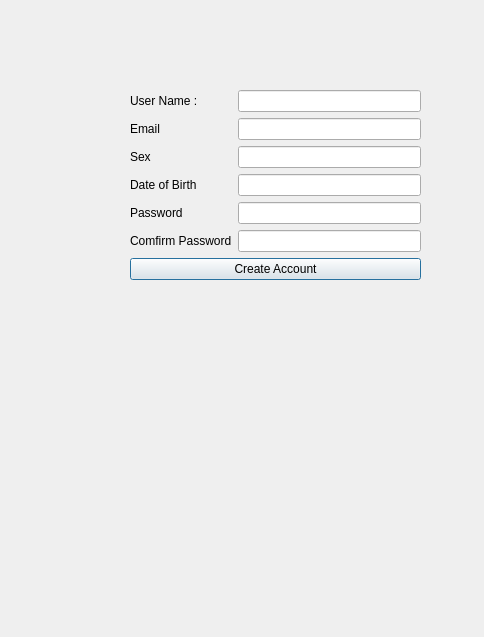
<?xml version="1.0" encoding="UTF-8"?>
<ui version="4.0">
 <class>Signup</class>
 <widget class="QDialog" name="Signup">
  <property name="geometry">
   <rect>
    <x>0</x>
    <y>0</y>
    <width>484</width>
    <height>637</height>
   </rect>
  </property>
  <property name="windowTitle">
   <string>Dialog</string>
  </property>
  <widget class="QWidget" name="formLayoutWidget">
   <property name="geometry">
    <rect>
     <x>130</x>
     <y>90</y>
     <width>291</width>
     <height>241</height>
    </rect>
   </property>
   <layout class="QFormLayout" name="formLayout_2">
    <item row="0" column="0">
     <widget class="QLabel" name="label">
      <property name="text">
       <string>User Name :</string>
      </property>
     </widget>
    </item>
    <item row="0" column="1">
     <widget class="QLineEdit" name="user_name"/>
    </item>
    <item row="1" column="0">
     <widget class="QLabel" name="label_3">
      <property name="text">
       <string>Email</string>
      </property>
     </widget>
    </item>
    <item row="1" column="1">
     <widget class="QLineEdit" name="user_email"/>
    </item>
    <item row="2" column="0">
     <widget class="QLabel" name="label_5">
      <property name="text">
       <string>Sex</string>
      </property>
     </widget>
    </item>
    <item row="2" column="1">
     <widget class="QLineEdit" name="user_sex"/>
    </item>
    <item row="3" column="0">
     <widget class="QLabel" name="label_4">
      <property name="text">
       <string>Date of Birth</string>
      </property>
     </widget>
    </item>
    <item row="3" column="1">
     <widget class="QLineEdit" name="user_dob"/>
    </item>
    <item row="4" column="0">
     <widget class="QLabel" name="label_2">
      <property name="text">
       <string>Password</string>
      </property>
     </widget>
    </item>
    <item row="4" column="1">
     <widget class="QLineEdit" name="user_pass"/>
    </item>
    <item row="5" column="0">
     <widget class="QLabel" name="label_6">
      <property name="text">
       <string>Comfirm Password</string>
      </property>
     </widget>
    </item>
    <item row="5" column="1">
     <widget class="QLineEdit" name="user_comfirm_pass"/>
    </item>
    <item row="6" column="0" colspan="2">
     <widget class="QPushButton" name="create_account_btn">
      <property name="text">
       <string>Create Account</string>
      </property>
     </widget>
    </item>
   </layout>
  </widget>
 </widget>
 <resources/>
 <connections/>
</ui>
